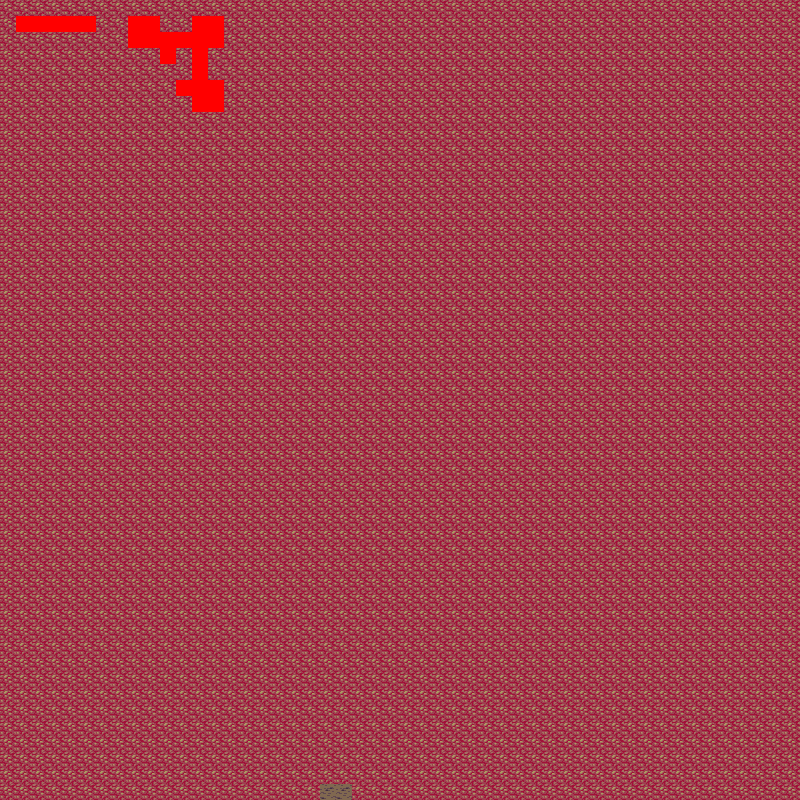

Below is a game level as drawn by its tile map, then a one-line description and the .tmx that defines it (tile-layer data replaced by summaries):
An orthogonal 50x50 tile map with 16x16 px tiles, 3 tile layers (Ground, Items, Collision) and 1 object (Teleport).

<map version="1.5" tiledversion="1.7.0" orientation="orthogonal" renderorder="right-down" width="50" height="50" tilewidth="16" tileheight="16" infinite="0" backgroundcolor="#000000" nextlayerid="5" nextobjectid="3">
 <tileset firstgid="1" source="forest.tsx" />
 <layer id="1" name="Ground" width="50" height="50">
  <data>[2500 cells, 2500 non-empty, 2 distinct tile ids]</data>
 </layer>
 <layer id="2" name="Items" width="50" height="50">
  <data>[2500 cells, 0 non-empty, 0 distinct tile ids]</data>
 </layer>
 <objectgroup id="3" name="Objects">
  <object id="1" name="Teleport" x="320" y="784" width="32" height="16">
   <properties>
    <property name="Destination" value="Outside" />
    <property name="DestinationTileX" type="int" value="10" />
    <property name="DestinationTileY" type="int" value="10" />
   </properties>
  </object>
 </objectgroup>
 <layer id="4" name="Collision" width="50" height="50">
  <data>[2500 cells, 23 non-empty, 1 distinct tile ids]</data>
 </layer>
</map>
